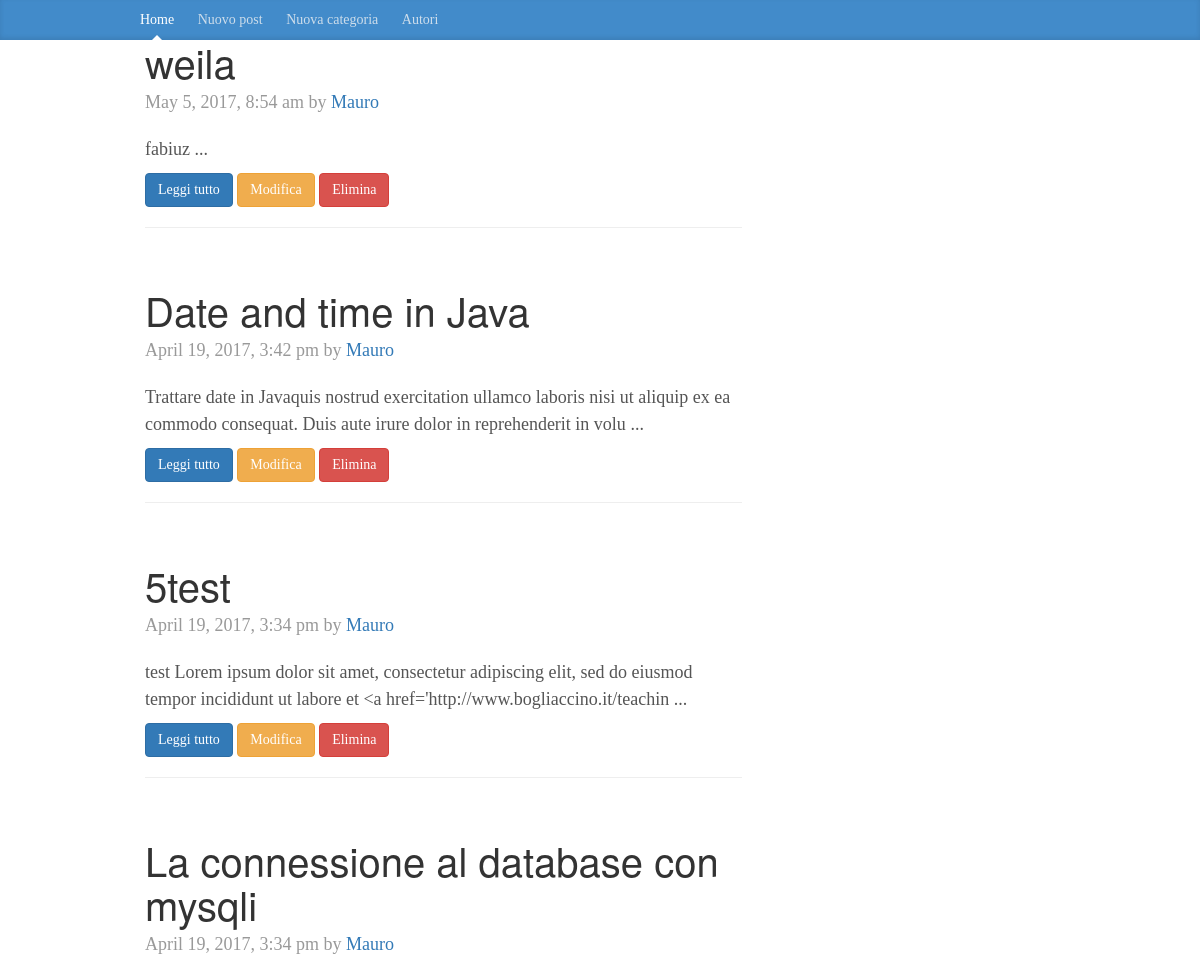
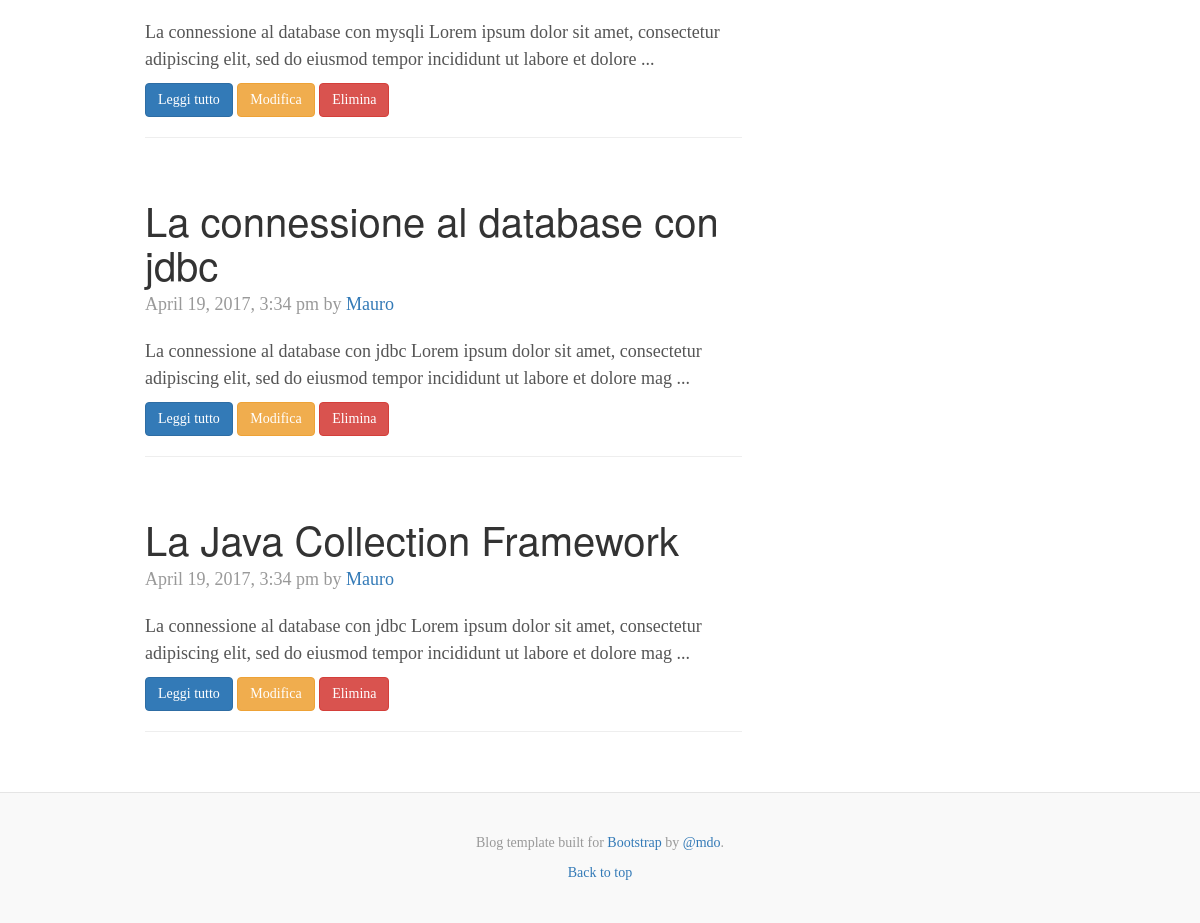
The page /categorie.php on the database its author committed (2 pictures, top to bottom).
### tables this page shows
CREATE TABLE `posts` (
  `id` int(11) NOT NULL,
  `titolo` varchar(255) NOT NULL,
  `sottotitolo` varchar(255) NOT NULL,
  `testo` text NOT NULL,
  `immagine` varchar(255) NOT NULL,
  `id_categoria` int(11) NOT NULL,
  `data_post` timestamp NOT NULL DEFAULT CURRENT_TIMESTAMP ON UPDATE CURRENT_TIMESTAMP
);

### includes/database.php (called while the page is built, shortened)
<?php
class Database {
    private $host = DB_HOST;
    private $user = DB_USER;
    private $pass = DB_PASS;
    private $dbname = DB_NAME;
    public $link;
    public function connetti() {
        $this->link = mysqli_connect($this->host, $this->user, $this->pass, $this->dbname);
    }
    public function select($query) {
        $result = mysqli_query($this->link, $query);
        if ($result->num_rows > 0){
            return $result;
        } else
            return false;
    }
}

### includes/funzioni.php (called while the page is built)
<?php
function formattaData($param) {
    return date("F j, Y, g:i a", strtotime($param));
}

### includes/content.php (the view, shortened to what this page needs)
<?php
$paginazione = isset($_REQUEST['start']) ? $_REQUEST['start'] : 1;
$start = $paginazione ? ($paginazione - 1) * MAX_POST_PAGE : 0;
$order = " order by data_post desc ";
$limite = "limit $start ,".MAX_POST_PAGE." ";
$query = "SELECT * FROM posts ";
$query.= $order;
$query .= $limite;
$posts = $DB->select($query);
?>
    <div class="col-sm-8 blog-main">
<?php while ($row = mysqli_fetch_array($posts)) : ?>
    <div class="blog-post">
        <h2 class="blog-post-title"><?= $row['titolo'] ?></h2>
        <p class="blog-post-meta"><?= formattaData($row['data_post']) ?> by <a href="#">Mauro</a></p>
        <p><?= htmlspecialchars(substr($row['testo'], 0, 150)) ?> ... </p>
        <p>
            <a href="?view=single&id_post=<?= $row['id'] ?>" class="btn btn-primary">Leggi tutto</a>
            <a href="?view=modifica&id_post=<?= $row['id'] ?>" class="btn btn-warning">Modifica</a>
            <a href="?view=elimina&id_post=<?= $row['id'] ?>" class="btn btn-danger">Elimina</a>
        </p>
        <hr>
    </div>
<?php endwhile; ?>
    </div>

### css/blog.css (style rules this page uses)
body { font-family: Georgia, "Times New Roman", Times, serif; color: #555; }
h1, .h1, h2, .h2, h3, .h3, h4, .h4, h5, .h5, h6, .h6 { margin-top: 0; font-family: "Helvetica Neue", Helvetica, Arial, sans-serif; font-weight: normal; color: #333; }
.blog-main { font-size: 18px; line-height: 1.5; }
.blog-post { margin-bottom: 60px; }
.blog-post-title { margin-bottom: 5px; font-size: 40px; }
.blog-post-meta { margin-bottom: 20px; color: #999; }

### rows shown on the page
posts: titolo "weila", data_post "May 5, 2017, 8:54 am", testo "fabiuz"
posts: titolo "Date and time in Java", data_post "April 19, 2017, 3:42 pm", testo "Trattare date in Javaquis nostrud exercitation ullamco laboris nisi ut aliquip ex ea commodo consequat. Duis aute irure dolor in reprehenderit in volu"
posts: titolo "5test", data_post "April 19, 2017, 3:34 pm", testo "test Lorem ipsum dolor sit amet, consectetur adipiscing elit, sed do eiusmod tempor incididunt ut labore et <a href='http://www.bogliaccino.it/teachin"
posts: titolo "La connessione al database con mysqli", data_post "April 19, 2017, 3:34 pm", testo "La connessione al database con mysqli Lorem ipsum dolor sit amet, consectetur adipiscing elit, sed do eiusmod tempor incididunt ut labore et dolore"
posts: titolo "La connessione al database con jdbc", data_post "April 19, 2017, 3:34 pm", testo "La connessione al database con jdbc Lorem ipsum dolor sit amet, consectetur adipiscing elit, sed do eiusmod tempor incididunt ut labore et dolore mag"
posts: titolo "La Java Collection Framework", data_post "April 19, 2017, 3:34 pm", testo "La connessione al database con jdbc Lorem ipsum dolor sit amet, consectetur adipiscing elit, sed do eiusmod tempor incididunt ut labore et dolore mag"
